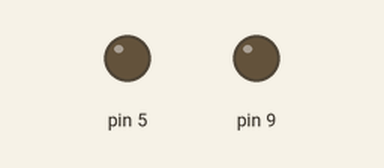
The sketch below on a simulated Arduino Uno, built with avr-gcc and run on an emulated ATmega328P. Parts: output pins drawn as LEDs (lit = HIGH). Storage starts empty; what the sketch prints to the serial monitor is not drawn.

Above: at 0.1 s.
Timing chart, 0 to 1.6 s (numbered marks = the images above):
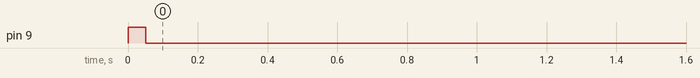

The sketch:

lee_sd_prueba.ino
```cpp
#include <SPI.h>
#include <SD.h>

const int chipSelect = 10;
#define SD_CS             10        // alias del pin conectado a CS de la SD
#define LED_ROJO          9         // alias del pin del led rojo
char inByte = 0;         // incoming serial byte


void setup() {
  pinMode(5, OUTPUT);
  digitalWrite(5,LOW);


  Serial.begin(9600);
  pinMode(9,OUTPUT);
  digitalWrite(9,HIGH);
  delay(50);
  digitalWrite(9,LOW);


  // see if the card is present and can be initialized:
  if (!SD.begin(chipSelect)) {
    Serial.println("Card failed, or not present");
    // don't do anything more:
    return;
  }
  Serial.println("Arrancó.");
  //Serial.println("");
  //Serial.println("");
    //digitalWrite(9,LOW);
}

void loop() {

  if (Serial.available() > 0) {
    //digitalWrite(9,HIGH);
      // get incoming byte:
      //inByte = Serial.read();
      //if (inByte=="b"){
      //    digitalWrite(9,HIGH);
      //}
      //if (inByte=='a'){
        File dataFile = SD.open("TRAMAS#1.txt");
        if (dataFile) {                                        // si se pudo abrir el archivo
           while (dataFile.available()) {                      // mientras no se haya llegado al final
               Serial.write(dataFile.read());
               }
           }
        dataFile.close();
        while(1);     // lazo infinito
      //}
  }
}
```
